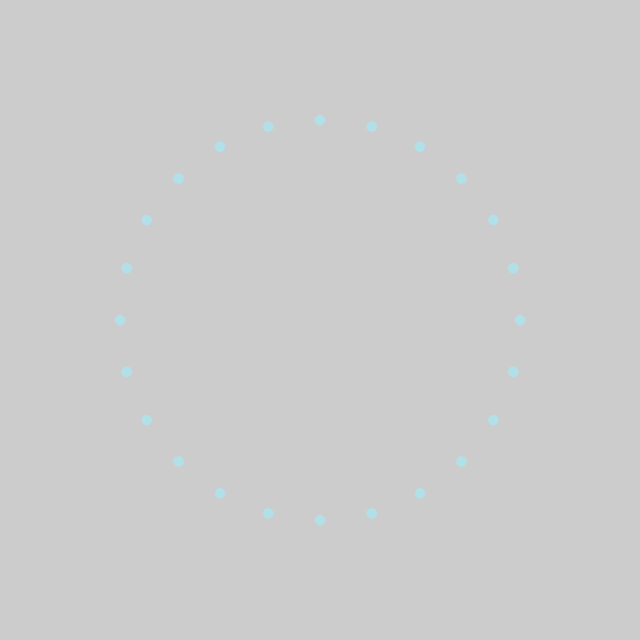
Frame 1 (no input)
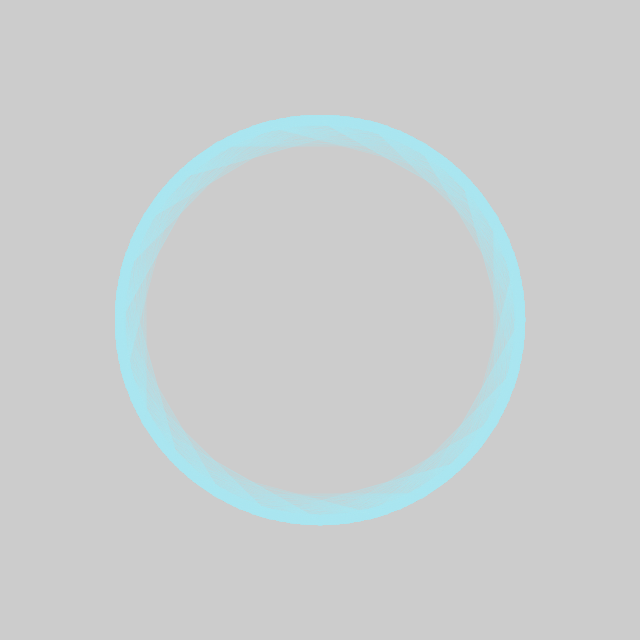
Frame 60 (the mouse pressed at the canvas centre just before this capture)
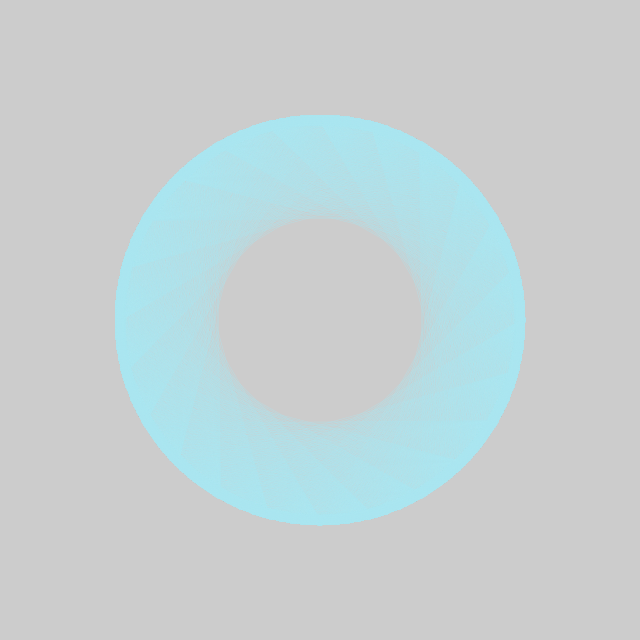
Frame 120 (the mouse held since frame 60 and released just before this capture)

The Processing sketch that drew these frames (run headless with seeded random() and noise(); from frame 60 on, the mouse is pressed at the canvas centre):

// Processing sketch: day002
// ── day002.pde
float a=640, t, x, y, r, h, R=400;
void setup() {
  size(640, 640);
  fill(#AAE6F0, 200);
  stroke(#AAE6F0, 150);
}
void draw() {
  clear();
  scale(.5);
  for (t=0; t<TAU-.2; t+=PI/12) {
    circle(x=R*cos(t+r)+a, y=R*sin(t+r)+a, 20);
    line(x, y, R*cos(t)+a, R*sin(t)+a);
  }
  r+=PI/180;
}
